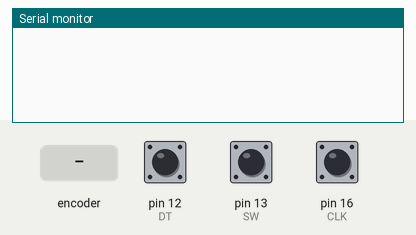
Simulated run of this sketch. Board: Arduino Mega 2560, built with avr-gcc and run on an emulated ATmega2560. Shown: the last lines printed to the serial monitor. Inputs (shaded band) come from the test bench; at power-on: pin 13 (SW) HIGH, pin 12 (DT) HIGH, pin 16 (CLK) HIGH.

Above: at 1.2 s.
1.3 s: rotary encoder on pin 16 (CLK) / pin 12 (DT) turned 1 step (first pin leading)
At 1.9 s:
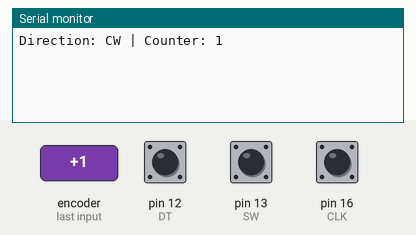
3.0 s: pin 13 (SW) pulled LOW for 1 s
At 5.2 s:
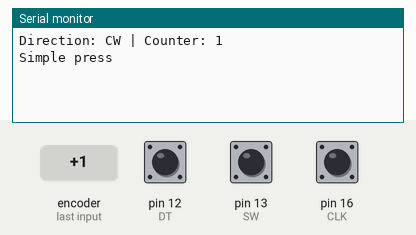
5.5 s: rotary encoder on pin 16 (CLK) / pin 12 (DT) turned 2 steps (second pin leading)
At 6.1 s:
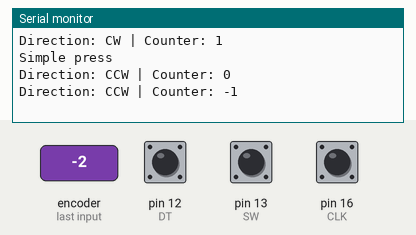
7.4 s: pin 13 (SW) pulled LOW for 3.2 s
At 11.5 s:
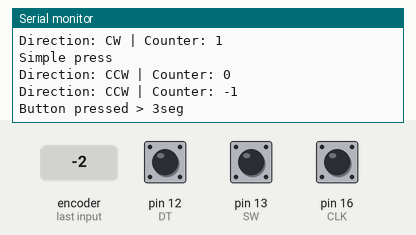
12.1 s: pin 13 (SW) pulsed LOW 2 times (0.12 s each, 0.3 s apart)
At 13.8 s:
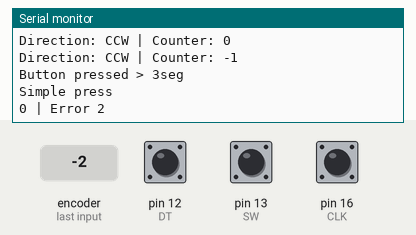

The sketch:

RotaryEncoder_3_2.ino
```cpp
// Rotary Encoder Inputs
/*
Implementa:
  * Press
  * Released
  * Longpress
  * Scroll simple
  * Scroll press
  * Doble click

*/

#define VCC 53
//define GND GND

// Rotary Encoder Inputs
/*
#define SW 13
#define DT 12
#define CLK 16
*/

// Rotary enclosure
#define SW 13
#define DT 12
#define CLK 16


bool flagCLK;
bool flagPress = LOW;        //Flag de presión de botón
bool flagRelease = LOW;      //Flag de liberación de botón
bool flagLongpress = LOW;    //Flag de presión larga
bool activeLongpress = LOW;  //Flag de activación presión larga
bool btnState = HIGH;        //LOW is pressed

int counter, counter2 = 0;
int currentStateCLK, currentStateDT;
int lastStateCLK;
int lastStateBTN = HIGH;
int lastStateDT;
int dobleClickTime = 150;
int dobleClickStage = 0;

String currentDir = "";

unsigned long lastButtonPress = 0;
unsigned long lastButtonRelease = 0;                            //Antirebote botón al soltar
unsigned long countLongPress = 0;                               //Tiempo botón presionado
unsigned long dobleClickSt1, dobleClickSt2, dobleClickSt3 = 0;  //Transición del doble click

void setup() {

  // Set encoder pins as inputs
  pinMode(CLK, INPUT);
  pinMode(DT, INPUT);
  pinMode(SW, INPUT_PULLUP);
  pinMode(VCC, OUTPUT);

  digitalWrite(VCC, HIGH);

  // Setup Serial Monitor
  Serial.begin(115200);

  // Read the initial state of CLK
  lastStateCLK = digitalRead(CLK);
}

void loop() {


  //**********************************************************************
  //                          Control del encoder
  //**********************************************************************

  currentStateCLK = digitalRead(CLK);
  currentStateDT = digitalRead(DT);

  //Serial plotter
  // Serial.print("CLK:");
  // Serial.print(currentStateCLK);
  // Serial.print(",");
  // Serial.print("DT:");
  // Serial.println(currentStateDT);

  if (currentStateCLK == LOW && currentStateCLK != lastStateCLK) {

    flagCLK = HIGH;
    lastStateCLK = currentStateCLK;

  } else if (currentStateCLK == HIGH && currentStateCLK != lastStateCLK) {

    flagCLK = LOW;
    lastStateCLK = currentStateCLK;

  } else {
    //lastStateCLK = currentStateCLK;
  }

  if (flagCLK == HIGH) {

    if (currentStateDT == LOW && currentStateDT != lastStateDT) {

      if (btnState == LOW) {
        counter2++;
        countLongPress = millis();

        currentDir = "CW";
        flagCLK = LOW;
        Serial.print("Direction: ");
        Serial.print(currentDir);
        Serial.print(" | Counter2: ");
        Serial.println(counter2);

      } else {
        counter++;

        currentDir = "CW";
        flagCLK = LOW;
        Serial.print("Direction: ");
        Serial.print(currentDir);
        Serial.print(" | Counter: ");
        Serial.println(counter);
      }


    } else if (currentStateDT == HIGH && currentStateDT != lastStateDT) {

      if (btnState == LOW) {
        counter2--;
        countLongPress = millis();

        currentDir = "CCW";
        flagCLK = LOW;
        Serial.print("Direction: ");
        Serial.print(currentDir);
        Serial.print(" | Counter2: ");
        Serial.println(counter2);

      } else {
        counter--;

        currentDir = "CCW";
        flagCLK = LOW;
        Serial.print("Direction: ");
        Serial.print(currentDir);
        Serial.print(" | Counter: ");
        Serial.println(counter);
      }
    }

    //lastStateDT = currentStateDT;
  } else {
    lastStateDT = currentStateDT;
  }


  //**********************************************************************
  //                          Botón
  //**********************************************************************

  // Read the button state
  btnState = digitalRead(SW);

  //If we detect LOW signal, button is pressed
  if (btnState == LOW && lastStateBTN == HIGH) {
    //if 50ms have passed since last LOW pulse, it means that the
    //button has been pressed, released and pressed again
    if (millis() - lastButtonPress > 50) {
      flagPress = HIGH;
      flagLongpress = HIGH;
      activeLongpress = LOW;
      //flagRelease = LOW;
      countLongPress = millis();
    }

    // Remember last button press event
    lastButtonPress = millis();
  }
  //Si detecta señal HIGH y antes estaba presionado, el botón se liberó
  else if (btnState == HIGH && lastStateBTN == LOW) {
    //if 50ms have passed since last LOW pulse, it means that the
    //button has been pressed, released and pressed again
    if (millis() - lastButtonRelease > 50) {
      flagRelease = HIGH;
      flagLongpress = LOW;
    }
    // Remember last button release event
    lastButtonRelease = millis();
  }

  // Remember last button state
  lastStateBTN = btnState;


  //**********************
  //Efectos sobre el botón
  //**********************

  if (flagPress == HIGH) {
    flagPress = LOW;
    //----------------------------------
    //Serial.println("Button pressed!");
    //----------------------------------
    if (dobleClickStage == 0) {

      dobleClickStage = 1;
      //Serial.print(dobleClickStage);
      dobleClickSt1 = millis();
      //Serial.print(" | ");
      //Serial.println("Inicio doble click");

    } else if (dobleClickStage == 2) {

      dobleClickSt3 = millis();
      dobleClickSt2 = dobleClickSt3 - dobleClickSt2;

      if (dobleClickSt2 > dobleClickTime) {

        Serial.println("Simple press");
        dobleClickStage = 0;

      } else {

        dobleClickStage = 3;
        //Serial.print(dobleClickStage);
        //Serial.print(" | ");
        //Serial.print(dobleClickSt2);
        //Serial.println("mseg");
      }

    } else {
      Serial.print(dobleClickStage);
      Serial.println(" | Error 1");
      dobleClickStage = 0;
    }
  }
  if (flagRelease == HIGH && activeLongpress == LOW) {
    flagRelease = LOW;
    //----------------------------------
    //Serial.print("Button released!");
    //----------------------------------
    //Serial.print(millis() - countLongPress);
    //Serial.println(" mseg");

    if (dobleClickStage == 1) {

      dobleClickSt2 = millis();
      dobleClickSt1 = dobleClickSt2 - dobleClickSt1;

      if (dobleClickSt1 > dobleClickTime) {

        Serial.println("Simple press");
        dobleClickStage = 0;

      } else {

        dobleClickStage = 2;
        //Serial.print(dobleClickStage);
        //Serial.print(" | ");
        //Serial.print(dobleClickSt1);
        //Serial.println("mseg");
      }

    } else if (dobleClickStage == 3) {

      dobleClickSt3 = millis() - dobleClickSt3;

      if (dobleClickSt3 > dobleClickTime) {

        Serial.println("Simple press");
        dobleClickStage = 0;

      } else {

        dobleClickStage = 4;
        //Serial.print(dobleClickStage);
        //Serial.print(" | ");
        //Serial.print(dobleClickSt3);
        //Serial.println("mseg");
        Serial.println("Doble press");
        dobleClickStage = 0;
      }

    } else {
      Serial.print(dobleClickStage);
      Serial.println(" | Error 2");
      dobleClickStage = 0;
    }

  } else {
    flagRelease = LOW;
  }
  //----------------------------------
  //Long press
  //----------------------------------
  if (flagLongpress == HIGH) {
    if (millis() - countLongPress > 3000) {
      flagLongpress = LOW;
      activeLongpress = HIGH;
      Serial.println("Button pressed > 3seg");
      dobleClickStage = 0;
    }
  }
}
```

Measured:
- after the input at 1.3 s, the serial monitor: prints a new line at once (image 1)
- after the input at 3.0 s, the serial monitor: prints a new line after 1.0 s (image 2)
- after the input at 5.5 s, the serial monitor: prints a new line after 0.05 s (image 3)
- after the input at 7.4 s, the serial monitor: prints a new line after 3.0 s (image 4)
- after the input at 12.1 s, the serial monitor: prints a new line after 0.30 s (image 5)
